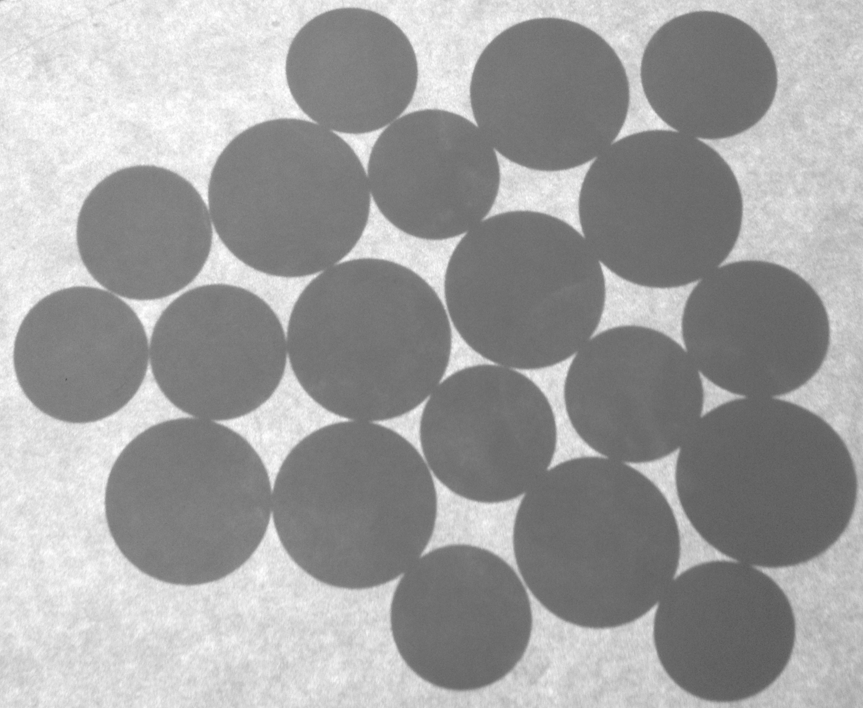
#> input picture images/coins (1).png, 863 x 708 px, given in place of coins%20(1).png, which was not available
$ jupyter execute L8_7Object_Counting.ipynb   (text cells are left out)
#> lines starting #> are read from the running program, lines starting #| are printed output that depends on the picture; after the words box and inside, x2 and y2 are one past the last pixel; in counts of white or black regions, pixels touching at a corner belong together; pictures that were not available may be replaced by others from this repository, and a replacement may not be noted
[cell 1]
import cv2
import numpy as np
import urllib.request
from matplotlib import pyplot as plt

# Load image from URL
url = 'https://raw.githubusercontent.com/ngotancuong/mse.dip/main/images/coins%20(1).png'
req = urllib.request.urlopen(url)
arr = np.asarray(bytearray(req.read()), dtype=np.uint8)
img = cv2.imdecode(arr, -1)
#> img is the input picture: shape (708, 863); min 87, max 255, mean 159.7

# Counting on original image
fig, axs = plt.subplots(1, 3, figsize=(10, 10))
axs[0].imshow(cv2.cvtColor(img, cv2.COLOR_BGR2RGB))
axs[0].set_title('Original Image')

# Binarize the original image
level, bwImg1 = cv2.threshold(img, 0, 255, cv2.THRESH_BINARY_INV+cv2.THRESH_OTSU)
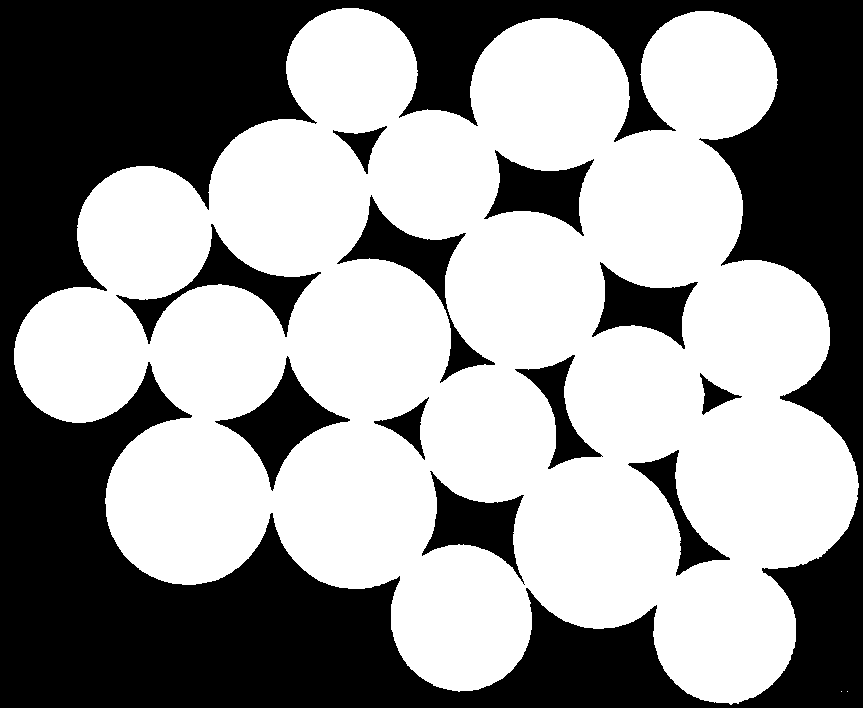
#> bwImg1: shape (708, 863); 57.8% white; 12 black regions, largest, box (x1, y1, x2, y2) and area: (0, 0, 863, 708) 221383, (337, 195, 495, 383) 5331, (215, 356, 350, 491) 5276
#> level = 167
axs[1].imshow(bwImg1, cmap='gray')
axs[1].set_title('Binarized Image')

# Region labeling
num_labels, labels = cv2.connectedComponents(bwImg1)
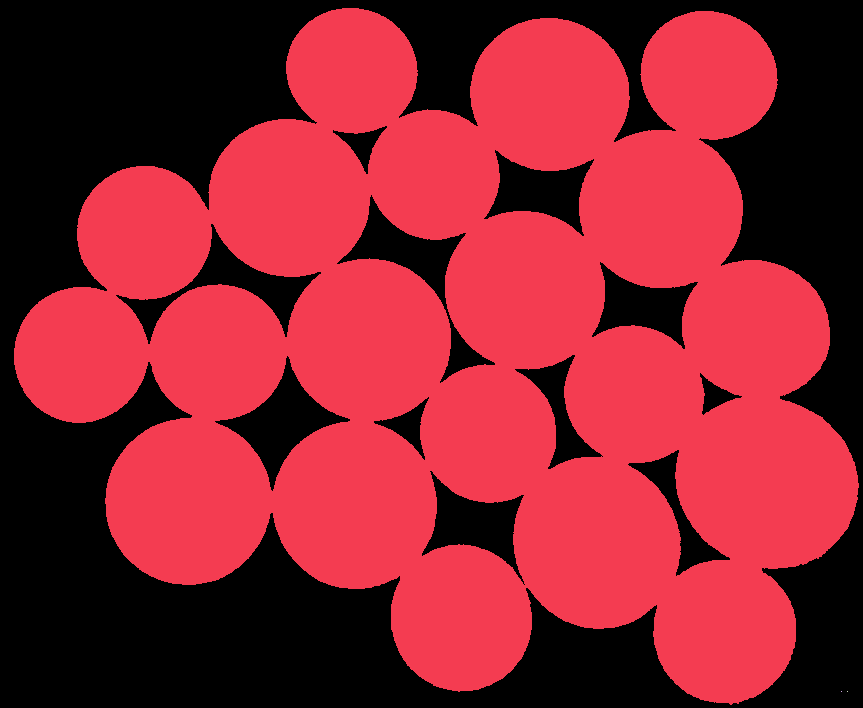
#> labels: shape (708, 863) int32; 4 distinct labels, from 0 to 3; one colour per label, 0 black
#> num_labels = 4
rgbLabel1 = cv2.applyColorMap(np.uint8(255 * labels / num_labels), cv2.COLORMAP_JET)
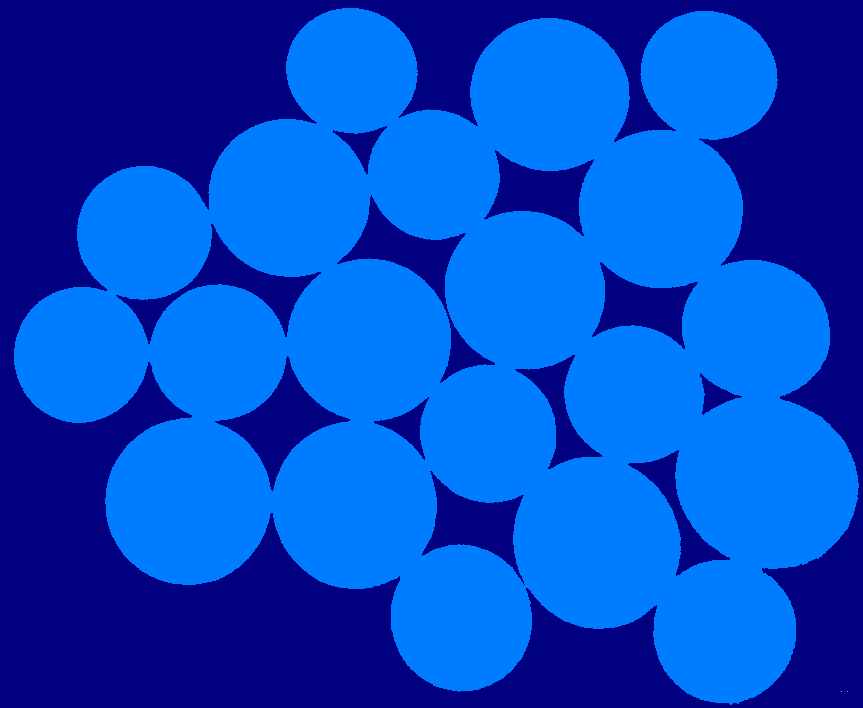
#> rgbLabel1: shape (708, 863, 3); mean B, G, R 201.4, 71.7, 0
axs[2].imshow(cv2.cvtColor(rgbLabel1, cv2.COLOR_BGR2RGB))
axs[2].set_title('Labeled Regions')
print('Number of objects:', num_labels - 1)
#| Number of objects: 3

# Counting on processed (dilation) image
se = cv2.getStructuringElement(cv2.MORPH_ELLIPSE, (50, 50))
dilatedImg = cv2.dilate(img, se)
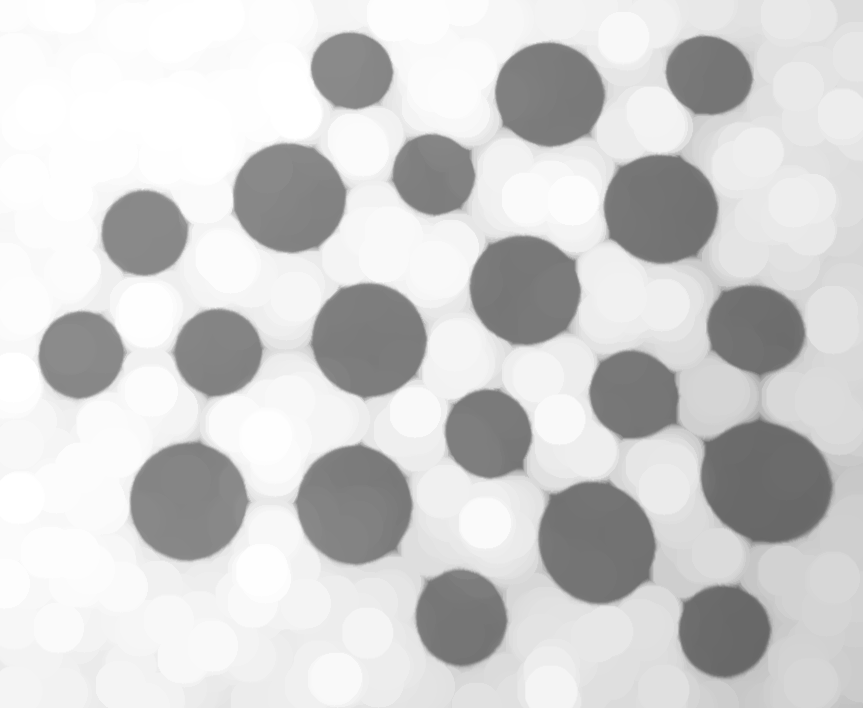
#> dilatedImg: shape (708, 863); min 103, max 255, mean 207.9

fig, axs = plt.subplots(1, 3, figsize=(10, 10))
axs[0].imshow(cv2.cvtColor(img, cv2.COLOR_BGR2RGB))
axs[0].set_title('Original Image')

# Binarize the processed image
level, bwImg2 = cv2.threshold(dilatedImg, 0, 255, cv2.THRESH_BINARY_INV+cv2.THRESH_OTSU)
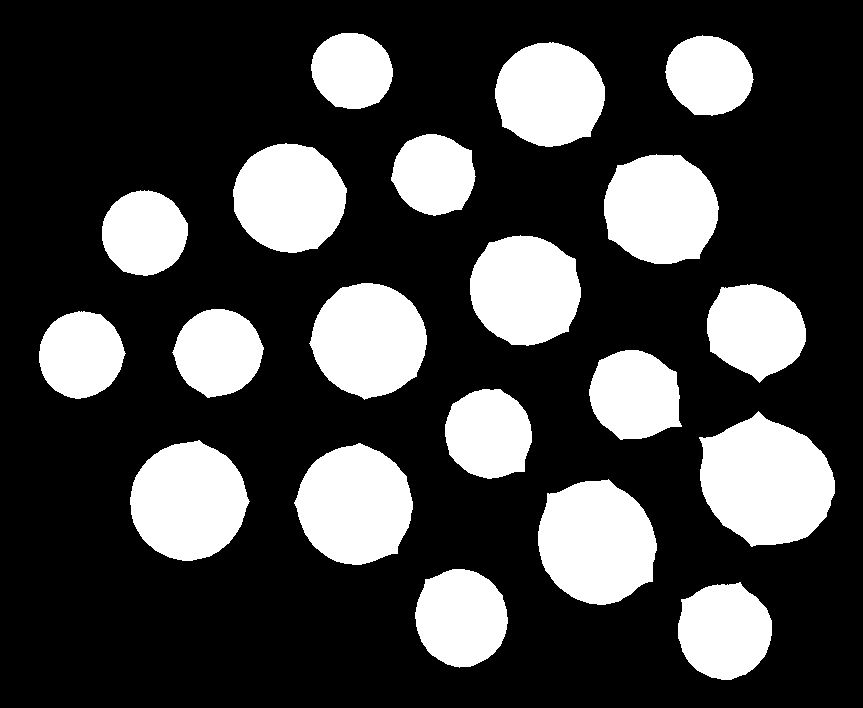
#> bwImg2: shape (708, 863); 26.5% white; 20 white regions, largest, box (x1, y1, x2, y2) and area: (699, 411, 835, 547) 13226, (538, 479, 657, 605) 11517, (294, 443, 413, 565) 10827
#> level = 181
axs[1].imshow(bwImg2, cmap='gray')
axs[1].set_title('Binarized Image')

# Region labeling
num_labels, labels = cv2.connectedComponents(bwImg2)
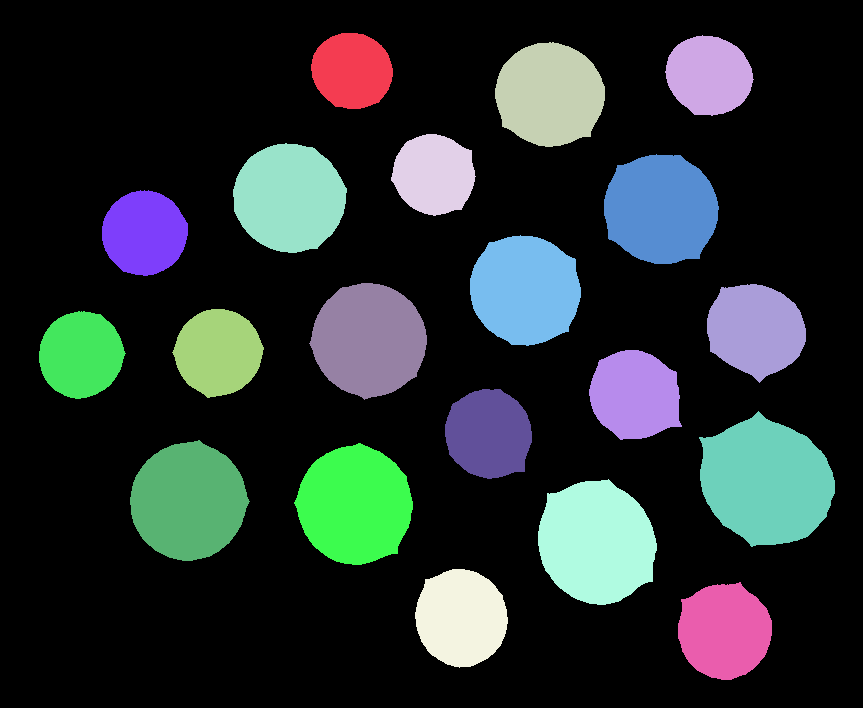
#> labels: shape (708, 863) int32; 21 distinct labels, from 0 to 20; one colour per label, 0 black
#> num_labels = 21
rgbLabel2 = cv2.applyColorMap(np.uint8(255 * labels / num_labels), cv2.COLORMAP_JET)
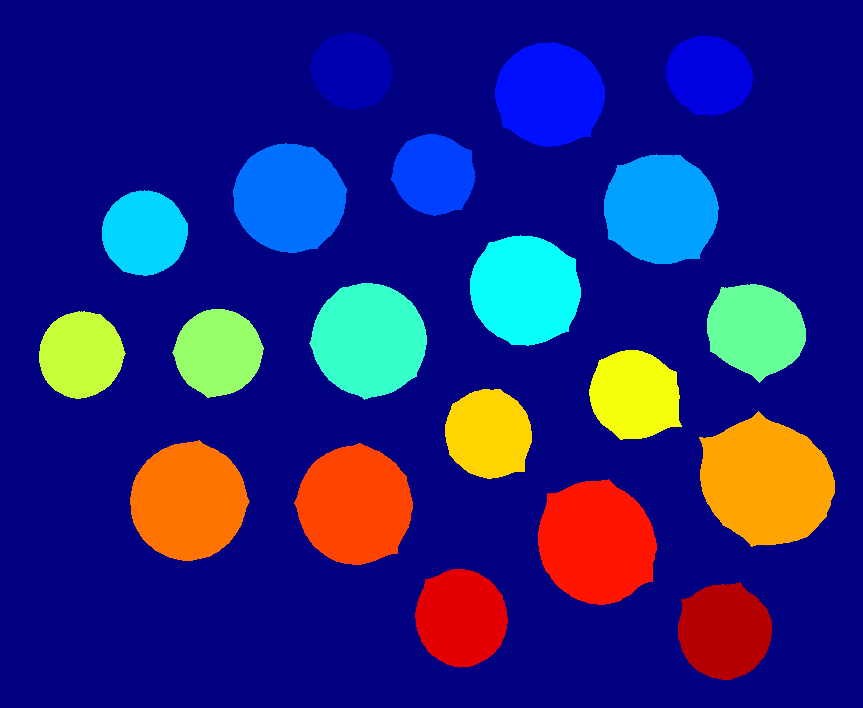
#> rgbLabel2: shape (708, 863, 3); mean B, G, R 124.8, 35.4, 34.8
axs[2].imshow(cv2.cvtColor(rgbLabel2, cv2.COLOR_BGR2RGB))
axs[2].set_title('Labeled Regions')
print('Number of objects:', num_labels - 1)
#| Number of objects: 20

plt.show()
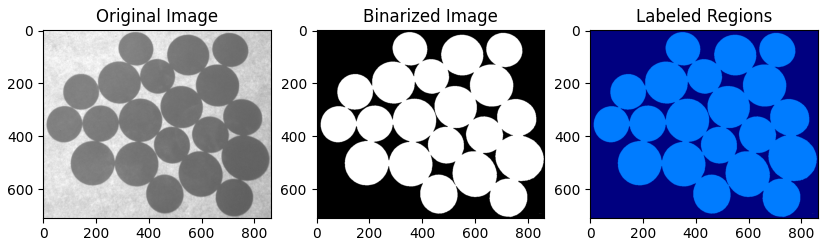
#> figure drawn by matplotlib, 3 panels
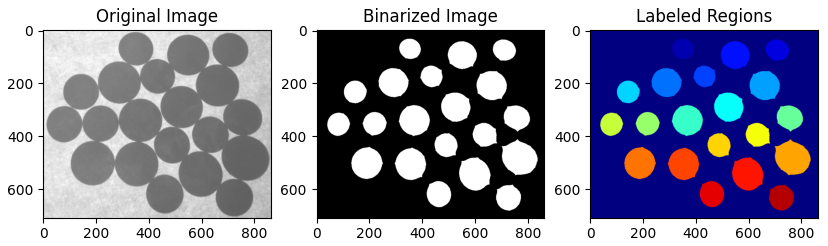
#> figure drawn by matplotlib, 3 panels

$ run again, with images/coins (3).png copied over images/coins (1).png
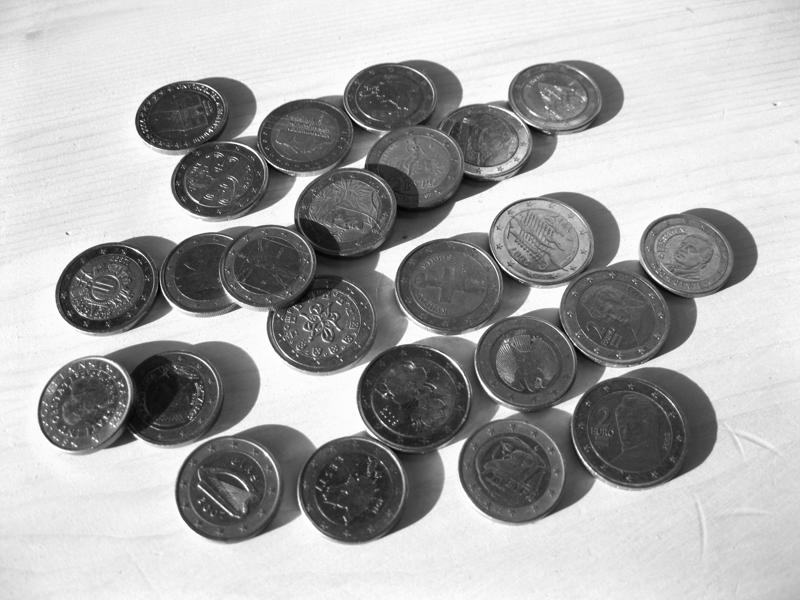
#> input picture images/coins (3).png, 800 x 600 px, given in place of coins%20(1).png, which was not available
#> img is the input picture: shape (600, 800); min 0, max 255, mean 168.4
#> `level, bwImg1 = cv2.threshold(img, 0, 255, cv2.THRESH_BINARY_INV+cv2.T..`:
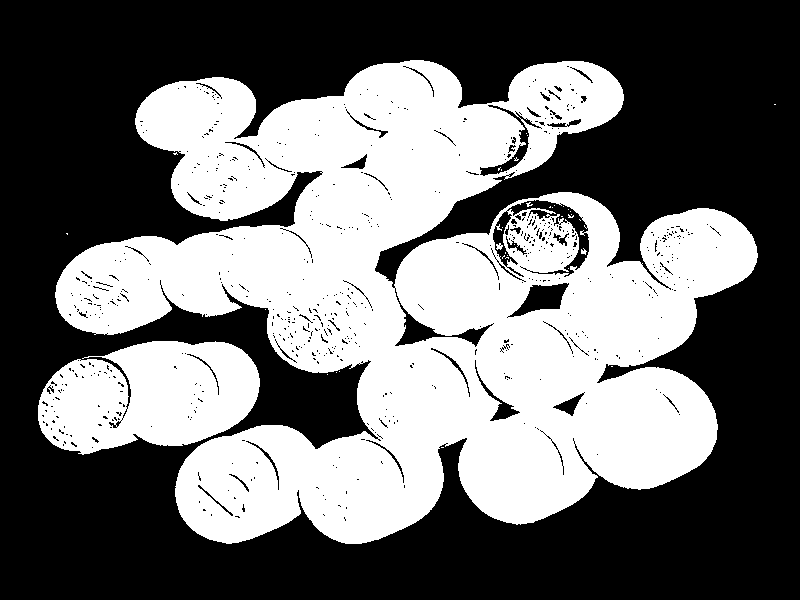
#> bwImg1: shape (600, 800); 43.3% white; 36 white regions (32 under 20 px), largest, box (x1, y1, x2, y2) and area: (55, 60, 758, 544) 188929, (38, 341, 260, 455) 18709, (496, 243, 503, 250) 31, (581, 248, 587, 255) 24
#> `level, bwImg1 = cv2.threshold(img, 0, 255, cv2.THRESH_BINARY_INV+cv2.T..`: level = 158
#> `num_labels, labels = cv2.connectedComponents(bwImg1)`: num_labels = 37
#| Number of objects: 36
#> bwImg2: shape (600, 800); 6.7% white; 21 white regions (3 under 20 px), largest, box (x1, y1, x2, y2) and area: (239, 87, 498, 288) 8788, (593, 393, 694, 467) 3995, (483, 427, 565, 502) 3973
#> `level, bwImg2 = cv2.threshold(dilatedImg, 0, 255, cv2.THRESH_BINARY_IN..`: level = 212
#> `num_labels, labels = cv2.connectedComponents(bwImg2)`: num_labels = 22
#| Number of objects: 21
#> `plt.show()`:
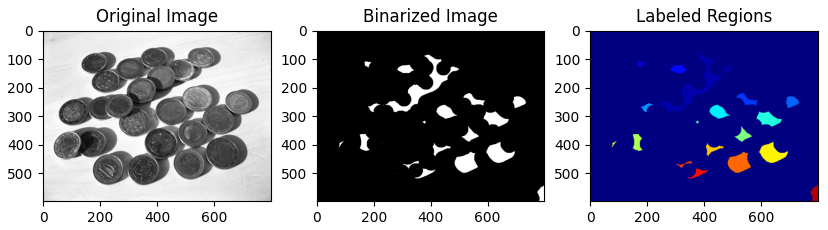
#> figure drawn by matplotlib, 3 panels

$ run again, with images/bike (1).png copied over images/coins (1).png
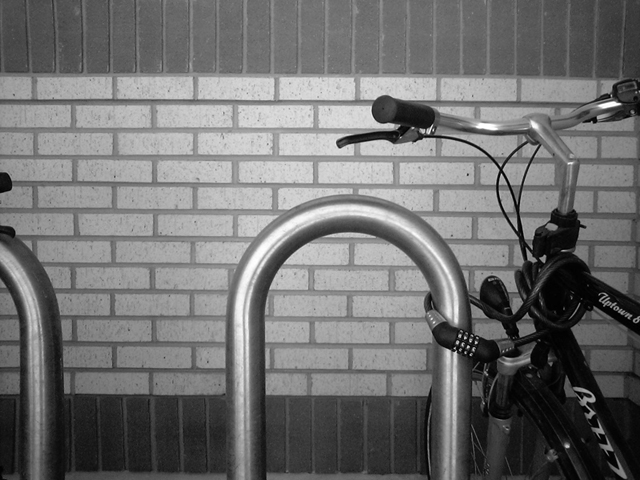
#> input picture images/bike (1).png, 640 x 480 px, given in place of coins%20(1).png, which was not available
#> img is the input picture: shape (480, 640); min 0, max 255, mean 112.2
#> `level, bwImg1 = cv2.threshold(img, 0, 255, cv2.THRESH_BINARY_INV+cv2.T..`:
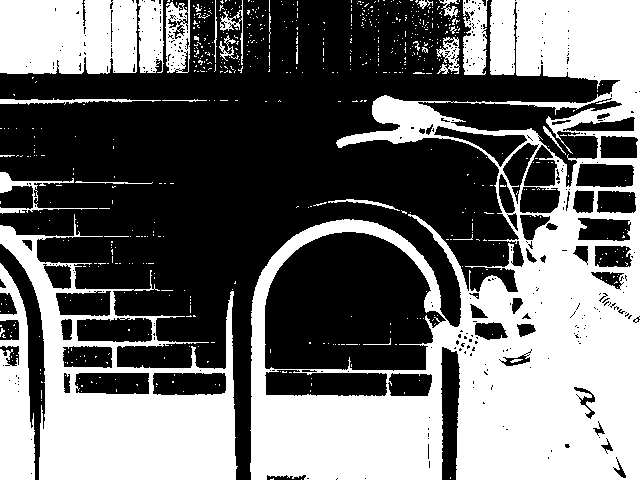
#> bwImg1: shape (480, 640); 42.9% white; 653 white regions (619 under 20 px), largest, box (x1, y1, x2, y2) and area: (250, 0, 640, 480) 83720, (0, 214, 238, 480) 24229, (0, 0, 137, 74) 9783
#> `level, bwImg1 = cv2.threshold(img, 0, 255, cv2.THRESH_BINARY_INV+cv2.T..`: level = 105
#> `num_labels, labels = cv2.connectedComponents(bwImg1)`: num_labels = 654
#| Number of objects: 653
#> bwImg2: shape (480, 640); 49.3% white; 1 white region, box (x1, y1, x2, y2) and area: (0, 0, 640, 480) 151461
#> `level, bwImg2 = cv2.threshold(dilatedImg, 0, 255, cv2.THRESH_BINARY_IN..`: level = 175
#> `num_labels, labels = cv2.connectedComponents(bwImg2)`: num_labels = 2
#| Number of objects: 1
#> `plt.show()`:
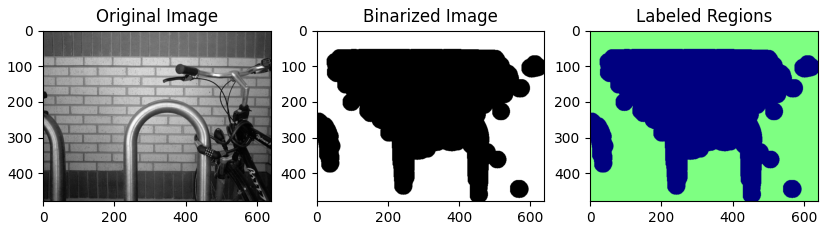
#> figure drawn by matplotlib, 3 panels
